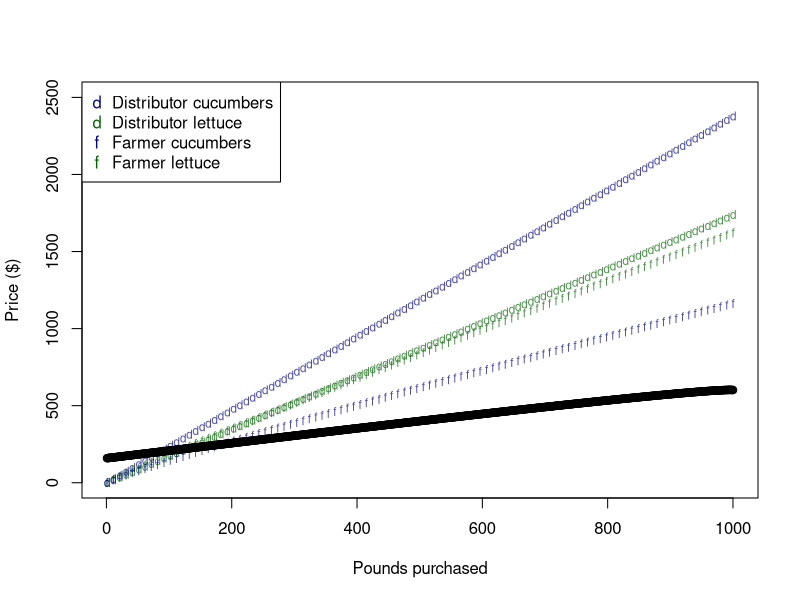

Write R code to recreate this figure.
#################
# SETWD CONDITIONAL TO SYSTEM I'M ON
#################

if ( Sys.info()["sysname"] == "Linux" ){
  setwd("/home/joebrew/Documents/ShinyApps/fts")
} else {
  setwd("C:/Users/BrewJR/Documents/ShinyApps/fts")
}

#######
# READ IN COSTS SPREADSHEET (SUPPLIED BY KELLI IN EMAIL)
#######
costs <- read.csv("costs.csv")

#######
# GIVE POUNDS COSTS TO CUCUMBERS
#######
costs$cukes_lbs <- costs$cukes_cts /3

#######
# CORRECT LETTUCE WITH TRIM
#######
costs$lettuceWithTrim <- costs$lettuce * (1/.76)

# 25 pounds of lettuce goes into one box
# 40 pounds of cucumbers per box
# DISTRIBUTORS DO 2-3$ PER BOX

# EVEN THOUGH BOX COST ISNT REAL FOR FAMRERS, GIVE PER BOX COST

# HOW MUCH DOES FARMERS LETTUCE COST (PER POUND) COMPARED TO DISTRIBUTOR LETTUCE

# GET EVERYTHING INTO PER POUND COSTS

#######
# NUMBERS FROM KELLI
########
veg <- c("lettuce", "cuc")
dist <- c(1.74,  2.38)
farm <- c(1.06, 0.60)

#######
# BIND INTO DATAFRAME
#######
df <- data.frame("veg" = veg,
                 "dist" = dist,
                 "farm" = farm)

#######
# GIVE TRIMMED COST FOR FARM LETTUCE
#######
df$farmTrim <- df$farm
df$farmTrim[which(df$veg != "cuc")] <- 
  #(1.24)*df$farmTrim[which(df$veg != "cuc")] 
df$farmTrim[which(df$veg != "cuc")] / 0.76


plot(1:1000,seq(1,2500, length = 1000), type = "n",
     xlab = "Pounds purchased",
     ylab = "Price ($)")
for (i in seq(1,1000, length = 100)){
  
  # distributor lettuce
  points(i, df$dist[1]*i,
         col = adjustcolor("darkgreen", alpha.f =0.7),
         pch = "d", cex = 0.7)
  # distributor cucumbers
  points(i, df$dist[2]*i,
         col = adjustcolor("darkblue", alpha.f =0.7),
         pch = "d", cex = 0.7)
  # farmer lettuce
  points(i, (df$farmTrim[1]*i) + (rev(2*i))^(1/1.4) ,
         col = adjustcolor("darkgreen", alpha.f =0.7),
         pch = "f", cex = 0.7)
  # farmer cucumbers
  points(i, (df$farmTrim[2]*i) + (rev(2*i))^(1/1.2) ,
         col = adjustcolor("darkblue", alpha.f =0.7),
         pch = "f", cex = 0.7)
  
}
legend(x="topleft",
       pch = c("d","d", "f", "f"),
       col = adjustcolor(c("darkblue", "darkgreen", "darkblue", "darkgreen")),
       legend = c("Distributor cucumbers",
                  "Distributor lettuce",
                  "Farmer cucumbers",
                  "Farmer lettuce"))


points(1:1000,
       ((1:1000) * 0.6) + (rev(2*(1:1000))^(1/1.5)) )
#######
#
#######



#######
#
#######



#######
#
#######



#######
#
#######